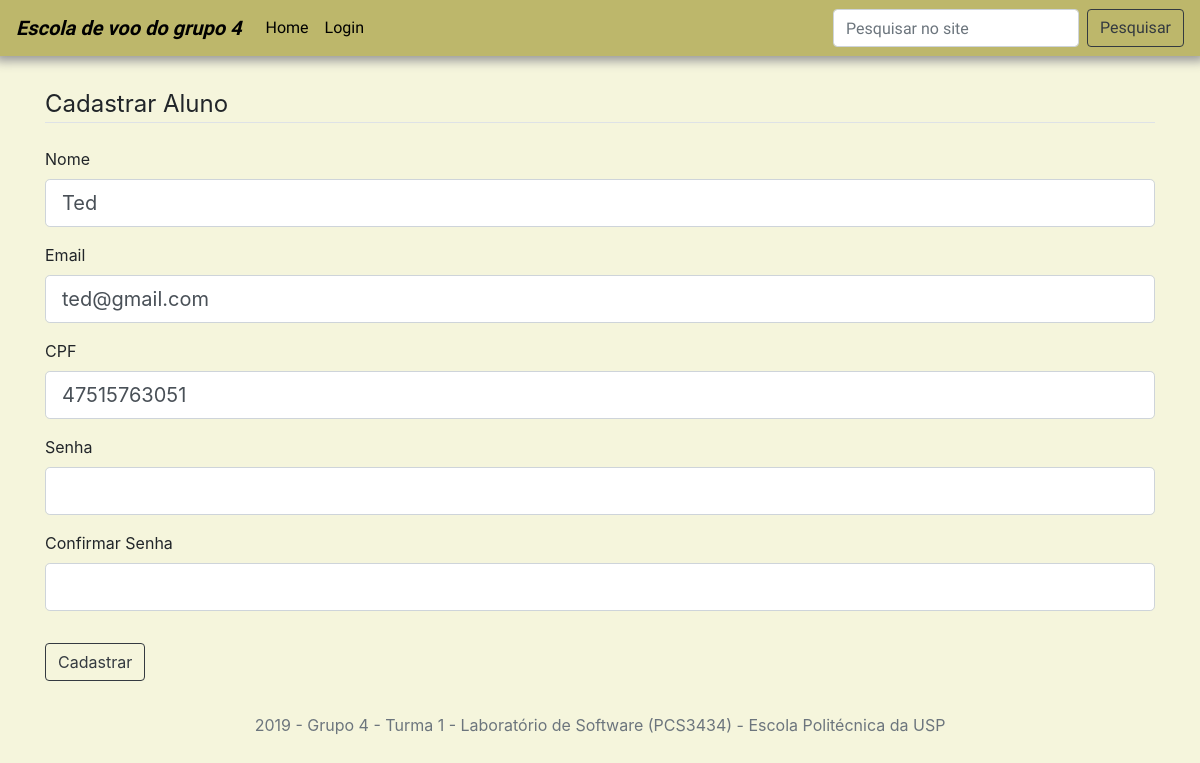
Page /aluno/1/atualizar on the committed database.
### LabSoft_Grupo_04/project/models/aluno.py (models this page shows, shortened)
class Aluno(Usuario, UserMixin):
    __tablename__ = 'aluno'
    usuario_id = db.Column(db.Integer, primary_key=True)
    voos = db.relationship('Voo', backref='aluno', lazy=True)
    horas_de_voo = db.Column(db.Integer, nullable = False, default = 0)

### LabSoft_Grupo_04/project/routes/aluno.py (the view)
@app.route('/aluno/<int:usuario_id>/atualizar', methods=['GET', 'POST'])
def atualizar_aluno(usuario_id):
    aluno = Aluno.query.get_or_404(usuario_id)
    form = UsuarioForm()
    if form.validate_on_submit():
        aluno.nome = form.nome.data
        aluno.cpf = form.cpf.data
        aluno.email = form.email.data
        aluno.senha = form.senha.data
        db.session.commit()
        flash(f'Dados atualizados com sucesso!', category='success')
        return redirect(url_for('visualizar_aluno', usuario_id=usuario_id))
    elif request.method == 'GET':
        form.nome.data = aluno.nome
        form.cpf.data = aluno.cpf
        form.email.data = aluno.email
        form.senha.data = aluno.senha
        form.confirma_senha.data = aluno.senha
    return render_template('cadastrar_aluno.html', title='Atualizar Aluno', legend="Atualizar Aluno", form=form)

### LabSoft_Grupo_04/project/forms/usuarioSchema.py
class UsuarioForm(FlaskForm):
	nome = StringField('Nome', validators=[DataRequired(), Length(min=2, max=25)])
	cpf = StringField('CPF', validators=[DataRequired(), Length(11)])
	email = StringField('Email', validators=[DataRequired()])
	senha = PasswordField('Senha', validators=[DataRequired(), EqualTo('confirma_senha', message = 'Os campos de senha sao diferentes')])
	confirma_senha = PasswordField('Confirmar Senha')
	submit = SubmitField('Cadastrar')
	class Meta:
		model = Usuario

### LabSoft_Grupo_04/project/templates/cadastrar_aluno.html (shortened to what this page needs)
{% extends 'layout.html' %}
{% block content %}
    <div class="container">
        <div class="content-section">
            <form method="POST" action="">
                <fieldset class="form-group">
                    <legend class="border-bottom mb-4">Cadastrar Aluno</legend>
                    <div class="form-group">
                        {{ form.nome.label(class="form-control-label") }}
                        {% if form.nome.errors %}
                            {{ form.nome(class="form-control form-control-lg is-invalid") }}
                            <div class="invalid-feedback">
                                {% for error in form.nome.errors %}
                                    <span>{{ error }}</span>
                                {% endfor %}
                            </div>
                        {% else %}
                            {{ form.nome(class="form-control form-control-lg") }}
                        {% endif %}
                    </div>
                    <div class="form-group">
                        {{ form.email.label(class="form-control-label") }}
                        {% if form.email.errors %}
                            {{ form.email(class="form-control form-control-lg is-invalid") }}
                            <div class="invalid-feedback">
                                {% for error in form.email.errors %}
                                    <span>{{ error }}</span>
                                {% endfor %}
                            </div>
                        {% else %}
                            {{ form.email(class="form-control form-control-lg") }}
                        {% endif %}
                    </div>
                    <div class="form-group">
                        {{ form.cpf.label(class="form-control-label") }}
                        {% if form.cpf.errors %}
                            {{ form.cpf(class="form-control form-control-lg is-invalid") }}
                            <div class="invalid-feedback">
                                {% for error in form.cpf.errors %}
                                    <span>{{ error }}</span>
                                {% endfor %}
                            </div>
                        {% else %}
                            {{ form.cpf(class="form-control form-control-lg") }}
                        {% endif %}
                    </div>
                    <div class="form-group">
                        {{ form.senha.label(class="form-control-label") }}
                        {% if form.senha.errors %}
                            {{ form.senha(class="form-control form-control-lg is-invalid") }}
                            <div class="invalid-feedback">
                                {% for error in form.senha.errors %}
                                    <span>{{ error }}</span>
                                {% endfor %}
                            </div>
                        {% else %}
                            {{ form.senha(class="form-control form-control-lg") }}
                        {% endif %}
                    </div>
                    <div class="form-group">
                        {{ form.confirma_senha.label(class="form-control-label") }}
                        {% if form.confirma_senha.errors %}
                            {{ form.confirma_senha(class="form-control form-control-lg is-invalid") }}
                            <div class="invalid-feedback">
                                {% for error in form.confirma_senha.errors %}
                                    <span>{{ error }}</span>
                                {% endfor %}
                            </div>
                        {% else %}
                            {{ form.confirma_senha(class="form-control form-control-lg") }}
                        {% endif %}
                    </div>
                </fieldset>
                <div class="form-group">
                    {{ form.submit(class="btn btn-outline-dark") }}
                </div>
            </form>
        </div>
    </div>
{% endblock content %}

### LabSoft_Grupo_04/project/static/styles.css (style rules this page uses)
body { background-color: beige; }

### rows in the picture
Aluno: nome "Ted", email "ted@gmail.com", cpf "47515763051", senha.label "Senha"
